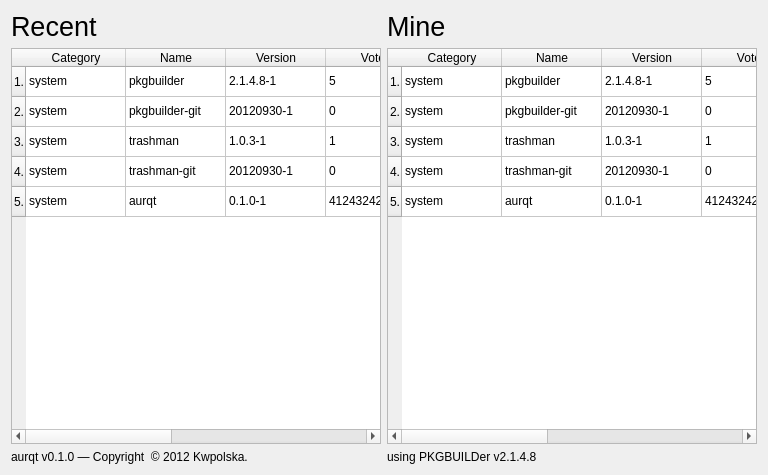
<?xml version="1.0" encoding="UTF-8"?>
<ui version="4.0">
 <class>Form</class>
 <widget class="QWidget" name="Form">
  <property name="geometry">
   <rect>
    <x>0</x>
    <y>0</y>
    <width>768</width>
    <height>475</height>
   </rect>
  </property>
  <property name="windowTitle">
   <string>Home</string>
  </property>
  <property name="windowIcon">
   <iconset theme="go-home">
    <normaloff/>
   </iconset>
  </property>
  <layout class="QGridLayout" name="gridLayout">
   <item row="0" column="0">
    <widget class="QLabel" name="label">
     <property name="font">
      <font>
       <pointsize>20</pointsize>
      </font>
     </property>
     <property name="text">
      <string>Recent</string>
     </property>
    </widget>
   </item>
   <item row="0" column="1">
    <widget class="QLabel" name="label_2">
     <property name="font">
      <font>
       <pointsize>20</pointsize>
      </font>
     </property>
     <property name="text">
      <string>Mine</string>
     </property>
    </widget>
   </item>
   <item row="1" column="0">
    <widget class="QTableWidget" name="tableWidget_3">
     <row>
      <property name="text">
       <string>1.</string>
      </property>
     </row>
     <row>
      <property name="text">
       <string>2.</string>
      </property>
     </row>
     <row>
      <property name="text">
       <string>3.</string>
      </property>
     </row>
     <row>
      <property name="text">
       <string>4.</string>
      </property>
     </row>
     <row>
      <property name="text">
       <string>5.</string>
      </property>
     </row>
     <column>
      <property name="text">
       <string>Category</string>
      </property>
     </column>
     <column>
      <property name="text">
       <string>Name</string>
      </property>
     </column>
     <column>
      <property name="text">
       <string>Version</string>
      </property>
     </column>
     <column>
      <property name="text">
       <string>Votes</string>
      </property>
     </column>
     <column>
      <property name="text">
       <string>Description</string>
      </property>
     </column>
     <column>
      <property name="text">
       <string>Maintainer</string>
      </property>
     </column>
     <column>
      <property name="text">
       <string>Out of Date</string>
      </property>
     </column>
     <item row="0" column="0">
      <property name="text">
       <string>system</string>
      </property>
     </item>
     <item row="0" column="1">
      <property name="text">
       <string>pkgbuilder</string>
      </property>
     </item>
     <item row="0" column="2">
      <property name="text">
       <string>2.1.4.8-1</string>
      </property>
     </item>
     <item row="0" column="3">
      <property name="text">
       <string>5</string>
      </property>
     </item>
     <item row="0" column="4">
      <property name="text">
       <string>A Python AUR helper/library.</string>
      </property>
     </item>
     <item row="0" column="5">
      <property name="text">
       <string>Kwpolska</string>
      </property>
     </item>
     <item row="0" column="6">
      <property name="text">
       <string/>
      </property>
      <property name="checkState">
       <enum>Unchecked</enum>
      </property>
     </item>
     <item row="1" column="0">
      <property name="text">
       <string>system</string>
      </property>
     </item>
     <item row="1" column="1">
      <property name="text">
       <string>pkgbuilder-git</string>
      </property>
     </item>
     <item row="1" column="2">
      <property name="text">
       <string>20120930-1</string>
      </property>
     </item>
     <item row="1" column="3">
      <property name="text">
       <string>0</string>
      </property>
     </item>
     <item row="1" column="4">
      <property name="text">
       <string>A Python AUR helper/library.  Version from git.</string>
      </property>
     </item>
     <item row="1" column="5">
      <property name="text">
       <string>Kwpolska</string>
      </property>
     </item>
     <item row="1" column="6">
      <property name="text">
       <string/>
      </property>
      <property name="checkState">
       <enum>Unchecked</enum>
      </property>
     </item>
     <item row="2" column="0">
      <property name="text">
       <string>system</string>
      </property>
     </item>
     <item row="2" column="1">
      <property name="text">
       <string>trashman</string>
      </property>
     </item>
     <item row="2" column="2">
      <property name="text">
       <string>1.0.3-1</string>
      </property>
     </item>
     <item row="2" column="3">
      <property name="text">
       <string>1</string>
      </property>
     </item>
     <item row="2" column="4">
      <property name="text">
       <string>A Python trash manager. Python 3 build.</string>
      </property>
     </item>
     <item row="2" column="5">
      <property name="text">
       <string>Kwpolska</string>
      </property>
     </item>
     <item row="2" column="6">
      <property name="text">
       <string/>
      </property>
      <property name="checkState">
       <enum>Unchecked</enum>
      </property>
     </item>
     <item row="3" column="0">
      <property name="text">
       <string>system</string>
      </property>
     </item>
     <item row="3" column="1">
      <property name="text">
       <string>trashman-git</string>
      </property>
     </item>
     <item row="3" column="2">
      <property name="text">
       <string>20120930-1</string>
      </property>
     </item>
     <item row="3" column="3">
      <property name="text">
       <string>0</string>
      </property>
     </item>
     <item row="3" column="4">
      <property name="text">
       <string>A Python trash manager. Python 3 build, version from git.</string>
      </property>
     </item>
     <item row="3" column="5">
      <property name="text">
       <string>Kwpolska</string>
      </property>
     </item>
     <item row="3" column="6">
      <property name="text">
       <string/>
      </property>
      <property name="checkState">
       <enum>Unchecked</enum>
      </property>
     </item>
     <item row="4" column="0">
      <property name="text">
       <string>system</string>
      </property>
     </item>
     <item row="4" column="1">
      <property name="text">
       <string>aurqt</string>
      </property>
     </item>
     <item row="4" column="2">
      <property name="text">
       <string>0.1.0-1</string>
      </property>
     </item>
     <item row="4" column="3">
      <property name="text">
       <string>41243242</string>
      </property>
     </item>
     <item row="4" column="4">
      <property name="text">
       <string>A desktop AUR client, written in Qt.</string>
      </property>
     </item>
     <item row="4" column="5">
      <property name="text">
       <string>Kwpolska</string>
      </property>
     </item>
     <item row="4" column="6">
      <property name="text">
       <string/>
      </property>
      <property name="checkState">
       <enum>Unchecked</enum>
      </property>
     </item>
    </widget>
   </item>
   <item row="1" column="1">
    <widget class="QTableWidget" name="tableWidget_4">
     <row>
      <property name="text">
       <string>1.</string>
      </property>
     </row>
     <row>
      <property name="text">
       <string>2.</string>
      </property>
     </row>
     <row>
      <property name="text">
       <string>3.</string>
      </property>
     </row>
     <row>
      <property name="text">
       <string>4.</string>
      </property>
     </row>
     <row>
      <property name="text">
       <string>5.</string>
      </property>
     </row>
     <column>
      <property name="text">
       <string>Category</string>
      </property>
     </column>
     <column>
      <property name="text">
       <string>Name</string>
      </property>
     </column>
     <column>
      <property name="text">
       <string>Version</string>
      </property>
     </column>
     <column>
      <property name="text">
       <string>Votes</string>
      </property>
     </column>
     <column>
      <property name="text">
       <string>Description</string>
      </property>
     </column>
     <column>
      <property name="text">
       <string>Maintainer</string>
      </property>
     </column>
     <column>
      <property name="text">
       <string>Out of Date</string>
      </property>
     </column>
     <item row="0" column="0">
      <property name="text">
       <string>system</string>
      </property>
     </item>
     <item row="0" column="1">
      <property name="text">
       <string>pkgbuilder</string>
      </property>
     </item>
     <item row="0" column="2">
      <property name="text">
       <string>2.1.4.8-1</string>
      </property>
     </item>
     <item row="0" column="3">
      <property name="text">
       <string>5</string>
      </property>
     </item>
     <item row="0" column="4">
      <property name="text">
       <string>A Python AUR helper/library.</string>
      </property>
     </item>
     <item row="0" column="5">
      <property name="text">
       <string>Kwpolska</string>
      </property>
     </item>
     <item row="0" column="6">
      <property name="text">
       <string/>
      </property>
      <property name="checkState">
       <enum>Unchecked</enum>
      </property>
     </item>
     <item row="1" column="0">
      <property name="text">
       <string>system</string>
      </property>
     </item>
     <item row="1" column="1">
      <property name="text">
       <string>pkgbuilder-git</string>
      </property>
     </item>
     <item row="1" column="2">
      <property name="text">
       <string>20120930-1</string>
      </property>
     </item>
     <item row="1" column="3">
      <property name="text">
       <string>0</string>
      </property>
     </item>
     <item row="1" column="4">
      <property name="text">
       <string>A Python AUR helper/library.  Version from git.</string>
      </property>
     </item>
     <item row="1" column="5">
      <property name="text">
       <string>Kwpolska</string>
      </property>
     </item>
     <item row="1" column="6">
      <property name="text">
       <string/>
      </property>
      <property name="checkState">
       <enum>Unchecked</enum>
      </property>
     </item>
     <item row="2" column="0">
      <property name="text">
       <string>system</string>
      </property>
     </item>
     <item row="2" column="1">
      <property name="text">
       <string>trashman</string>
      </property>
     </item>
     <item row="2" column="2">
      <property name="text">
       <string>1.0.3-1</string>
      </property>
     </item>
     <item row="2" column="3">
      <property name="text">
       <string>1</string>
      </property>
     </item>
     <item row="2" column="4">
      <property name="text">
       <string>A Python trash manager. Python 3 build.</string>
      </property>
     </item>
     <item row="2" column="5">
      <property name="text">
       <string>Kwpolska</string>
      </property>
     </item>
     <item row="2" column="6">
      <property name="text">
       <string/>
      </property>
      <property name="checkState">
       <enum>Unchecked</enum>
      </property>
     </item>
     <item row="3" column="0">
      <property name="text">
       <string>system</string>
      </property>
     </item>
     <item row="3" column="1">
      <property name="text">
       <string>trashman-git</string>
      </property>
     </item>
     <item row="3" column="2">
      <property name="text">
       <string>20120930-1</string>
      </property>
     </item>
     <item row="3" column="3">
      <property name="text">
       <string>0</string>
      </property>
     </item>
     <item row="3" column="4">
      <property name="text">
       <string>A Python trash manager. Python 3 build, version from git.</string>
      </property>
     </item>
     <item row="3" column="5">
      <property name="text">
       <string>Kwpolska</string>
      </property>
     </item>
     <item row="3" column="6">
      <property name="text">
       <string/>
      </property>
      <property name="checkState">
       <enum>Unchecked</enum>
      </property>
     </item>
     <item row="4" column="0">
      <property name="text">
       <string>system</string>
      </property>
     </item>
     <item row="4" column="1">
      <property name="text">
       <string>aurqt</string>
      </property>
     </item>
     <item row="4" column="2">
      <property name="text">
       <string>0.1.0-1</string>
      </property>
     </item>
     <item row="4" column="3">
      <property name="text">
       <string>41243242</string>
      </property>
     </item>
     <item row="4" column="4">
      <property name="text">
       <string>A desktop AUR client, written in Qt.</string>
      </property>
     </item>
     <item row="4" column="5">
      <property name="text">
       <string>Kwpolska</string>
      </property>
     </item>
     <item row="4" column="6">
      <property name="text">
       <string/>
      </property>
      <property name="checkState">
       <enum>Unchecked</enum>
      </property>
     </item>
    </widget>
   </item>
   <item row="2" column="0">
    <widget class="QLabel" name="label_3">
     <property name="text">
      <string>aurqt v0.1.0 — Copyright  © 2012 Kwpolska.</string>
     </property>
     <property name="alignment">
      <set>Qt::AlignLeading|Qt::AlignLeft|Qt::AlignVCenter</set>
     </property>
    </widget>
   </item>
   <item row="2" column="1">
    <widget class="QLabel" name="label_4">
     <property name="text">
      <string>using PKGBUILDer v2.1.4.8</string>
     </property>
    </widget>
   </item>
  </layout>
 </widget>
 <resources/>
 <connections/>
</ui>
